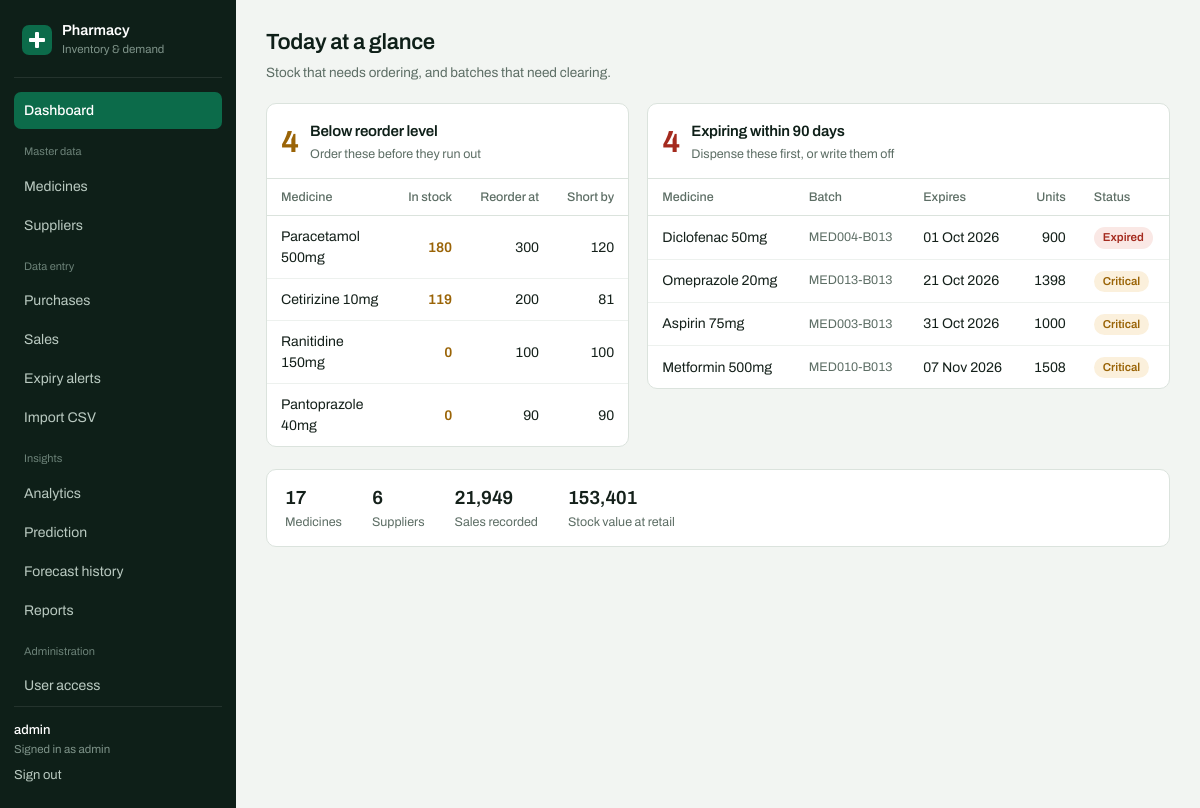
The page / (signed in) on the database its author committed.
### models.py (models this page shows, shortened)
class Medicine(db.Model):
    __tablename__ = "medicines"
    medicine_id = db.Column(db.Integer, primary_key=True)
    medicine_code = db.Column(db.String(20), unique=True, nullable=False, index=True)
    name = db.Column(db.String(120), nullable=False)
    category = db.Column(db.String(60), nullable=False, index=True)  # EDA groups by this
    unit_price = db.Column(db.Float, nullable=False)                 # selling price
    reorder_level = db.Column(db.Integer, nullable=False, default=50)
    is_active = db.Column(db.Boolean, nullable=False, default=True)
    purchase_items = db.relationship("PurchaseItem", back_populates="medicine")
    sales = db.relationship("Sale", back_populates="medicine")
    forecasts = db.relationship("Forecast", back_populates="medicine")
    @property
    def total_purchased(self):
        return sum(item.quantity for item in self.purchase_items)
    @property
    def total_sold(self):
        return sum(s.quantity for s in self.sales)
    @property
    def current_stock(self):
        return self.total_purchased - self.total_sold
    @property
    def is_low_stock(self):
        return self.current_stock <= self.reorder_level
    def batches_in_stock(self):
        remaining_to_deduct = self.total_sold
        leftover = []
        for item in sorted(self.purchase_items, key=lambda i: i.purchase_item_id):
            used = min(item.quantity, remaining_to_deduct)
            remaining_to_deduct -= used
            left = item.quantity - used
            if left > 0:
                leftover.append((item, left))
        return sorted(leftover, key=lambda pair: pair[0].expiry_date)

class PurchaseItem(db.Model):
    __tablename__ = "purchase_items"
    purchase_item_id = db.Column(db.Integer, primary_key=True)
    purchase_id = db.Column(db.Integer, db.ForeignKey("purchases.purchase_id"),
                            nullable=False)
    medicine_id = db.Column(db.Integer, db.ForeignKey("medicines.medicine_id"),
                            nullable=False, index=True)
    quantity = db.Column(db.Integer, nullable=False)
    batch_no = db.Column(db.String(40), nullable=False)
    expiry_date = db.Column(db.Date, nullable=False, index=True)  # expiry alerts use this
    cost = db.Column(db.Float, nullable=False)                    # cost per unit
    purchase = db.relationship("Purchase", back_populates="items")
    medicine = db.relationship("Medicine", back_populates="purchase_items")
    @property
    def days_to_expiry(self):
        return (self.expiry_date - date.today()).days
    @property
    def expiry_status(self):
        d = self.days_to_expiry
        if d < 0:
            return "Expired"
        if d <= 30:
            return "Critical"
        if d <= 90:
            return "Warning"
        return "Safe"

class Sale(db.Model):
    __tablename__ = "sales"
    sale_id = db.Column(db.Integer, primary_key=True)
    medicine_id = db.Column(db.Integer, db.ForeignKey("medicines.medicine_id"),
                            nullable=False, index=True)
    sale_date = db.Column(db.Date, nullable=False, index=True)   # Date, not text
    quantity = db.Column(db.Integer, nullable=False)
    selling_price = db.Column(db.Float, nullable=False)          # price at sale time
    medicine = db.relationship("Medicine", back_populates="sales")
    __table_args__ = (
        db.Index("ix_sales_medicine_date", "medicine_id", "sale_date"),
    )

### app.py (the view)
@app.route("/")
@login_required
def dashboard():
    medicines = Medicine.query.all()
    low_stock = [m for m in medicines if m.is_low_stock]
    expiring = []
    for m in medicines:
        for batch, left in m.batches_in_stock():
            if batch.days_to_expiry <= 90:
                expiring.append((m, batch, left))
    expiring.sort(key=lambda row: row[1].expiry_date)
    stats = {
        "medicines": len(medicines),
        "suppliers": Supplier.query.count(),
        "sales": Sale.query.count(),
        "low_stock": len(low_stock),
        "expiring": len(expiring),
        "stock_value": round(sum(m.current_stock * m.unit_price for m in medicines), 2),
    }
    return render_template("dashboard.html", stats=stats,
                           low_stock=low_stock, expiring=expiring[:10])

### app.py (called while the page is built)
def login_required(view):
    @wraps(view)
    def wrapped(*args, **kwargs):
        if "user_id" not in session:
            flash("Please log in first.", "warning")
            return redirect(url_for("login"))
        return view(*args, **kwargs)
    return wrapped

@app.context_processor
def inject_user():
    return {"current_user": {"username": session.get("username"),
                             "role": session.get("role")}}

### templates/dashboard.html (shortened to what this page needs)
{% extends "base.html" %}
{% block content %}
<div class="page-head">
  <div>
    <h1>Today at a glance</h1>
    <p>Stock that needs ordering, and batches that need clearing.</p>
  </div>
</div>
<div class="attention">
  <section class="panel panel--amber">
    <div class="panel-head">
      <div class="panel-count">{{ stats.low_stock }}</div>
      <div>
        <h2>Below reorder level</h2>
        <p>Order these before they run out</p>
      </div>
    </div>
    {% if low_stock %}
    <div class="table-wrap">
      <table class="data">
        <thead>
          <tr>
            <th>Medicine</th>
            <th class="num">In stock</th>
            <th class="num">Reorder at</th>
            <th class="num">Short by</th>
          </tr>
        </thead>
        <tbody>
          {% for m in low_stock %}
          <tr>
            <td>{{ m.name }}</td>
            <td class="num below">{{ m.current_stock }}</td>
            <td class="num">{{ m.reorder_level }}</td>
            <td class="num">{{ m.reorder_level - m.current_stock }}</td>
          </tr>
          {% endfor %}
        </tbody>
      </table>
    </div>
    {% else %}
    <p class="empty">Every medicine is above its reorder level.</p>
    {% endif %}
  </section>
  <section class="panel panel--red">
    <div class="panel-head">
      <div class="panel-count">{{ stats.expiring }}</div>
      <div>
        <h2>Expiring within 90 days</h2>
        <p>Dispense these first, or write them off</p>
      </div>
    </div>
    {% if expiring %}
    <div class="table-wrap">
      <table class="data">
        <thead>
          <tr>
            <th>Medicine</th>
            <th>Batch</th>
            <th>Expires</th>
            <th class="num">Units</th>
            <th>Status</th>
          </tr>
        </thead>
        <tbody>
          {% for m, batch, left in expiring %}
          <tr>
            <td>{{ m.name }}</td>
            <td class="batch">{{ batch.batch_no }}</td>
            <td class="date">{{ batch.expiry_date.strftime('%d %b %Y') }}</td>
            <td class="num">{{ left }}</td>
            <td>
              <span class="pill pill-{{ batch.expiry_status|lower }}">
                {{ batch.expiry_status }}
              </span>
            </td>
          </tr>
          {% endfor %}
        </tbody>
      </table>
    </div>
    {% else %}
    <p class="empty">No batches expiring in the next 90 days.</p>
    {% endif %}
  </section>
</div>
<div class="stats">
  <div class="stat">
    <div class="value">{{ stats.medicines }}</div>
    <div class="label">Medicines</div>
  </div>
  <div class="stat">
    <div class="value">{{ stats.suppliers }}</div>
    <div class="label">Suppliers</div>
  </div>
  <div class="stat">
    <div class="value">{{ "{:,}".format(stats.sales) }}</div>
    <div class="label">Sales recorded</div>
  </div>
  <div class="stat">
    <div class="value">{{ "{:,.0f}".format(stats.stock_value) }}</div>
    <div class="label">Stock value at retail</div>
  </div>
</div>
{% endblock %}

### templates/base.html (shortened to what this page needs)
<!DOCTYPE html>
<html lang="en">
<head>
  <link rel="stylesheet" href="{{ url_for('static', filename='css/style.css') }}">
</head>
<body>
<div class="shell">
  <aside class="sidebar">
    <div class="brand">
      <div class="brand-mark"></div>
      <div class="brand-text">
        <strong>Pharmacy</strong>
        <span>Inventory &amp; demand</span>
      </div>
    </div>
    <ul class="nav-list">
      <li>
        <a href="{{ url_for('dashboard') }}"
           class="{{ 'active' if request.endpoint == 'dashboard' }}">Dashboard</a>
      </li>
      <li class="nav-divider">Master data</li>
      <li>
        <a href="{{ url_for('medicines') }}"
           class="{{ 'active' if request.endpoint.startswith('medicine') }}">Medicines</a>
      </li>
      <li>
        <a href="{{ url_for('suppliers') }}"
           class="{{ 'active' if request.endpoint.startswith('supplier') }}">Suppliers</a>
      </li>
            <li class="nav-divider">Data entry</li>
      <li>
        <a href="{{ url_for('purchases') }}"
           class="{{ 'active' if request.endpoint.startswith('purchase') }}">Purchases</a>
      </li>
      <li>
        <a href="{{ url_for('sales') }}"
           class="{{ 'active' if request.endpoint.startswith('sale') }}">Sales</a>
      </li>
      <li>
        <a href="{{ url_for('expiry') }}"
           class="{{ 'active' if request.endpoint == 'expiry' }}">Expiry alerts</a>
      </li>
      {% if current_user.role == 'admin' %}
      <li>
        <a href="{{ url_for('upload') }}"
           class="{{ 'active' if request.endpoint.startswith('upload') }}">Import CSV</a>
      </li>
      {% endif %}
      <li class="nav-divider">Insights</li>
      <li>
        <a href="{{ url_for('analytics') }}"
           class="{{ 'active' if request.endpoint == 'analytics' }}">Analytics</a>
      </li>
      <li>
        <a href="{{ url_for('predict') }}"
           class="{{ 'active' if request.endpoint.startswith('predict') }}">Prediction</a>
      </li>
      <li>
        <a href="{{ url_for('forecast_history') }}"
           class="{{ 'active' if request.endpoint == 'forecast_history' }}">Forecast history</a>
      </li>
      <li>
        <a href="{{ url_for('reports') }}"
           class="{{ 'active' if request.endpoint.startswith('report') }}">Reports</a>
      </li>
      {% if current_user.role == 'admin' %}
      <li class="nav-divider">Administration</li>
      <li>
        <a href="{{ url_for('admin_only') }}"
           class="{{ 'active' if request.endpoint == 'admin_only' }}">User access</a>
      </li>
      {% endif %}
    </ul>
    <div class="who">
      <div class="name">{{ current_user.username }}</div>
      <div class="role">Signed in as {{ current_user.role }}</div>
      <a href="{{ url_for('logout') }}">Sign out</a>
    </div>
  </aside>
  <main class="main">
    {% block content %}{% endblock %}
  </main>
</div>
</body>
</html>

### rows shown on the page
Medicine: name "Paracetamol 500mg", current_stock "180", reorder_level "300", m.reorder_level-m.current_stock "120"
Medicine: name "Cetirizine 10mg", current_stock "119", reorder_level "200", m.reorder_level-m.current_stock "81"
Medicine: name "Ranitidine 150mg", current_stock "0", reorder_level "100", m.reorder_level-m.current_stock "100"
Medicine: name "Pantoprazole 40mg", current_stock "0", reorder_level "90", m.reorder_level-m.current_stock "90"
Medicine: name "Diclofenac 50mg", batch_no "MED004-B013", expiry_date "01 Oct 2026", left "900", expiry_status "Expired"
Medicine: name "Omeprazole 20mg", batch_no "MED013-B013", expiry_date "21 Oct 2026", left "1398", expiry_status "Critical"
Medicine: name "Aspirin 75mg", batch_no "MED003-B013", expiry_date "31 Oct 2026", left "1000", expiry_status "Critical"
Medicine: name "Metformin 500mg", batch_no "MED010-B013", expiry_date "07 Nov 2026", left "1508", expiry_status "Critical"

### other values the page prints
{{ current_user.username }} "admin"
{{ current_user.role }} "admin"
{{ stats.low_stock }} "4"
{{ stats.expiring }} "4"
{{ stats.medicines }} "17"
{{ stats.suppliers }} "6"
{{ "{:,}".format(stats.sales) }} "21,949"
{{ "{:,.0f}".format(stats.stock_value) }} "153,401"
